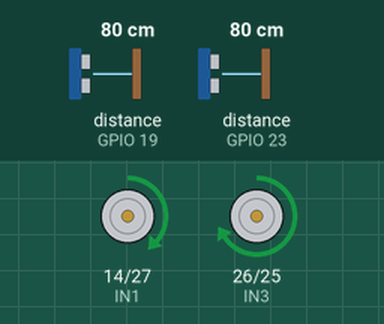
The sketch below on a simulated ESP32. Parts: motor-driver pin pairs drawn as motors (green arrow = first pin HIGH = forward, orange = second pin HIGH = backward, longer = more drive, scaled by the enable pin). Wiring (inferred from the names in the program): 2 × ultrasonic range finder: trigger GPIO 18, echo GPIO 19 / trigger GPIO 22, echo GPIO 23. The inputs (shaded band) are chosen by the test bench; at power-on: distance to the obstacle (sensors on GPIO 23, GPIO 19) 80 cm. The echo pulse lasts 58.3 µs per cm.

Above: at 3.2 s.
3.3 s: distance to the obstacle (sensor on GPIO 23) set to 19 cm
4.8 s: distance to the obstacle (sensor on GPIO 23) set to 16 cm
At 5.4 s:
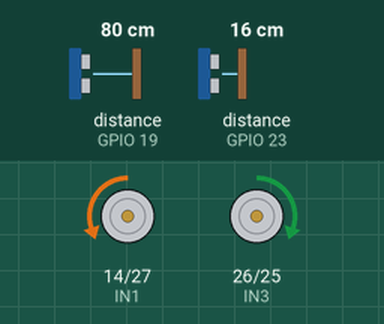
At 5.78 s:
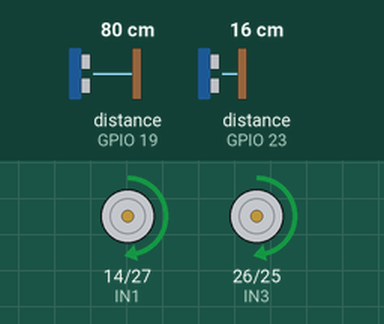
7.8 s: distance to the obstacle (sensor on GPIO 19) set to 32 cm
At 8.09 s:
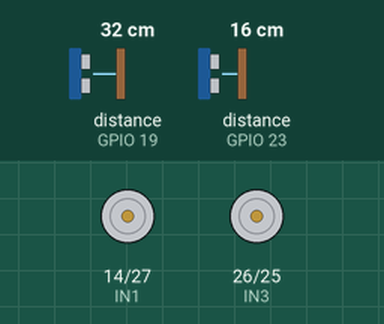
10.8 s: distance to the obstacle (sensor on GPIO 19) set to 27 cm
13.8 s: distance to the obstacle (sensor on GPIO 23) set to 18 cm
15.8 s: distance to the obstacle (sensor on GPIO 19) set to 2 cm
At 16.4 s:
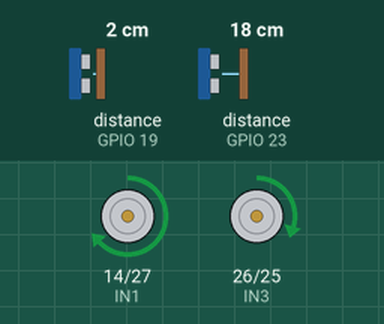
Timing chart, 0 to 18.3 s (numbered marks = the images above; inputs shaded):
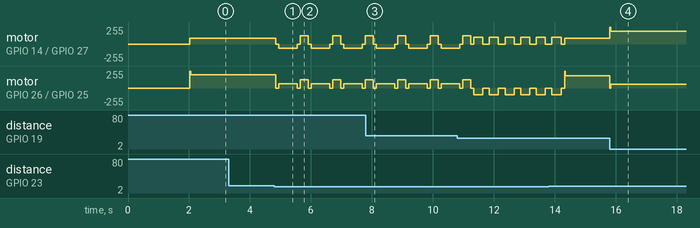

Measured:
- the behaviour switches between 18 and 17 cm on distance to the obstacle (sensor on GPIO 23) (found by bisection; images 0 and 1)
- after the input at 3.3 s, every drawn part: stays the same
- after the input at 15.8 s, motor on GPIO 14 (IN1) / GPIO 27 (IN2): forward 87/255 → forward 189/255 at once; motor on GPIO 26 (IN3) / GPIO 25 (IN4): forward 184/255 → forward 60/255 at once

The sketch:

main.ino
```cpp
// --- PIN SENSOR ULTRASONIK (HC-SR04) ---
const int TRIG_DEPAN = 22;
const int ECHO_DEPAN = 23;

const int TRIG_KIRI  = 18;
const int ECHO_KIRI  = 19;

// --- PIN MOTOR DRIVER L298N KE ESP32 ---
const int ENA = 13; // PWM Kecepatan Motor Kiri
const int IN1 = 14; // Arah Motor Kiri
const int IN2 = 27; // Arah Motor Kiri

const int IN3 = 26; // Arah Motor Kanan
const int IN4 = 25; // Arah Motor Kanan
const int ENB = 33; // PWM Kecepatan Motor Kanan

// --- PENGATURAN PWM ESP32 ---
const int PWM_FREQ = 1000;
const int PWM_RES  = 10;   // 0 - 1023
const int PWM_MAX  = 1023;

// --- KONSTANTA PID SUSUR DINDING KIRI ---
float Kp = 20.0; // 30
float Ki = 0.0;
float Kd = 200.0; //150

// --- PENGATURAN KECEPATAN & DURASI BELOK ---
int baseSpeed        = 500;
int maxSpeed         = 1023;

// Pengaturan belok kiri otomatis via PID
int minPidLeftSpeed       = 350;   // Kecepatan minimal roda kiri saat PID belok kiri
const float MAX_JARAK_PID = 30.0; // Batas maksimal jarak kiri yang dihitung PID

// Pengaturan manuver putar saat depan terhalang
int preTurnSpeed     = 350;
int preTurnRightMs   = 0;

int turnLeftSpeed    = 250; // Kecepatan putar kiri saat depan mentok & kiri kosong (400)
int turnLeftMs       = 600; // 300

int turnRightSpeed   = 400; // Kecepatan putar kanan saat depan mentok & kiri ada dinding
int turnRightMs      = 300;

// --- BATAS JARAK (CM) ---
const float BATAS_DEPAN       = 18.0;
const float BATAS_KIRI_ADA    = 30.0;
const float JARAK_TARGET_KIRI = 15.0;

// Variabel PID
float error = 0;
float lastError = 0;
float integral = 0;

void setup() {
  Serial.begin(115200);

  pinMode(TRIG_DEPAN, OUTPUT);
  pinMode(ECHO_DEPAN, INPUT);
  pinMode(TRIG_KIRI, OUTPUT);
  pinMode(ECHO_KIRI, INPUT);

  pinMode(IN1, OUTPUT);
  pinMode(IN2, OUTPUT);
  pinMode(IN3, OUTPUT);
  pinMode(IN4, OUTPUT);

  ledcAttach(ENA, PWM_FREQ, PWM_RES);
  ledcAttach(ENB, PWM_FREQ, PWM_RES);

  setMotor(0, 0);
  delay(2000);
}

void loop() {
  // 1. Baca jarak kedua sensor (dalam cm)
  float jarakDepan = bacaUltrasonik(TRIG_DEPAN, ECHO_DEPAN);
  delay(10);
  float jarakKiri  = bacaUltrasonik(TRIG_KIRI, ECHO_KIRI);

  // --- KONDISI 1: SENSOR DEPAN MENDETEKSI OBSTACLE ---
  if (jarakDepan < BATAS_DEPAN) {
    if (jarakKiri <= BATAS_KIRI_ADA) {
      belok90Kanan();
    } else {
      belokKiriDepanMentok();
    }
    return;
  }

  // --- KONDISI 2: SUSUR DINDING KIRI & BELOK KIRI OTOMATIS VIA PID ---
  float jarakKiriTerbatas = min(jarakKiri, MAX_JARAK_PID);
  error = JARAK_TARGET_KIRI - jarakKiriTerbatas;

  integral += error;
  integral = constrain(integral, -100, 100);
  float derivative = error - lastError;

  float pidValue = (Kp * error) + (Ki * integral) + (Kd * derivative);
  lastError = error;

  int leftMotorSpeed  = constrain(baseSpeed + pidValue, minPidLeftSpeed, maxSpeed);
  int rightMotorSpeed = constrain(baseSpeed - pidValue, 0, maxSpeed);

  setMotor(leftMotorSpeed, rightMotorSpeed);
  delay(15);
}

// --- FUNGSI BACA JARAK ULTRASONIK (CM) ---
float bacaUltrasonik(int trigPin, int echoPin) {
  digitalWrite(trigPin, LOW);
  delayMicroseconds(2);
  digitalWrite(trigPin, HIGH);
  delayMicroseconds(10);
  digitalWrite(trigPin, LOW);

  long durasi = pulseIn(echoPin, HIGH, 25000);
  if (durasi == 0) {
    return 100.0;
  }
  return durasi * 0.0343 / 2.0;
}

// --- MANUVER PUTAR KIRI SAAT DEPAN MENTOK & KIRI KOSONG ---
void belokKiriDepanMentok() {
  setMotor(0, 0);
  delay(100);

  setMotor(-turnLeftSpeed, turnLeftSpeed);
  delay(turnLeftMs);

  setMotor(0, 0);
  delay(100);

  setMotor(baseSpeed, baseSpeed);
  delay(250);

  resetPID();
}

// --- MANUVER BELOK KANAN 90 DERAJAT ---
void belok90Kanan() {
  setMotor(preTurnSpeed, preTurnSpeed);
  delay(preTurnRightMs);

  setMotor(0, 0);
  delay(100);

  setMotor(turnRightSpeed, -turnRightSpeed);
  delay(turnRightMs);

  setMotor(0, 0);
  delay(100);

  resetPID();
}

void resetPID() {
  error = 0;
  lastError = 0;
  integral = 0;
}

void setMotor(int speedKiri, int speedKanan) {
  // Motor Kiri
  if (speedKiri >= 0) {
    digitalWrite(IN1, HIGH);
    digitalWrite(IN2, LOW);
  } else {
    digitalWrite(IN1, LOW);
    digitalWrite(IN2, HIGH);
  }
  ledcWrite(ENA, constrain(abs(speedKiri), 0, PWM_MAX));

  // Motor Kanan
  if (speedKanan >= 0) {
    digitalWrite(IN3, HIGH);
    digitalWrite(IN4, LOW);
  } else {
    digitalWrite(IN3, LOW);
    digitalWrite(IN4, HIGH);
  }
  ledcWrite(ENB, constrain(abs(speedKanan), 0, PWM_MAX));
}
```
